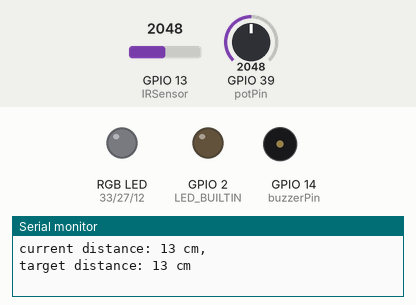
Recording of a sketch running on a simulated ESP32. Shown: an RGB LED mixed from three pins (HIGH = lit), output pins drawn as LEDs (lit = HIGH), buzzer (waves = sounding, pin HIGH), the last lines printed to the serial monitor. The inputs (shaded band) are chosen by the test bench; at power-on: GPIO 13 (IRSensor) = 2048, GPIO 39 (potPin) = 2048. Dim RGB values are drawn brighter than linear.

Above: at 2.8 s.
2.9 s: GPIO 13 (IRSensor) set to 2866
At 3.8 s:
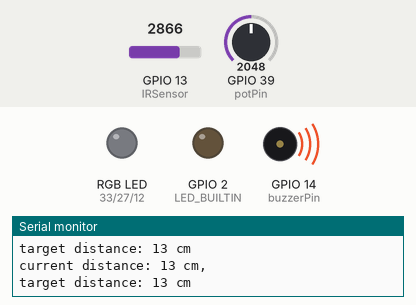
6.5 s: GPIO 39 (potPin) set to 1228
At 9.1 s:
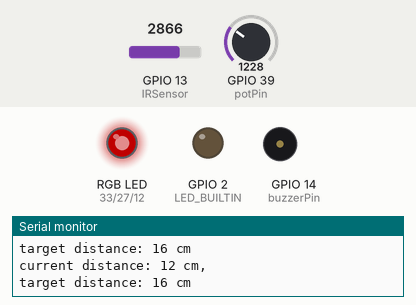
9.5 s: GPIO 13 (IRSensor) set to 4095
At 11.5 s:
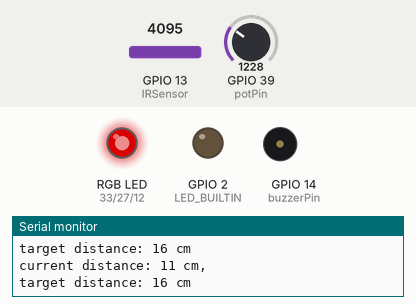
12.5 s: GPIO 13 (IRSensor) set to 491
At 15.0 s:
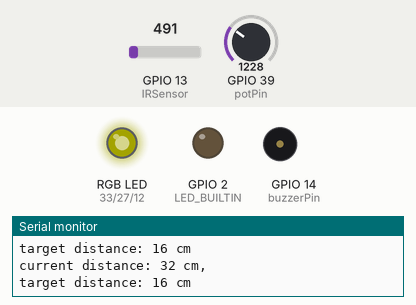
15.5 s: GPIO 39 (potPin) set to 2866
At 17.4 s:
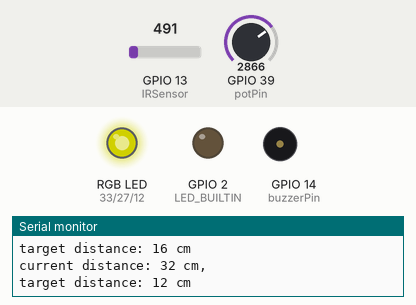
18.5 s: GPIO 39 (potPin) set to 3603
At 20.9 s:
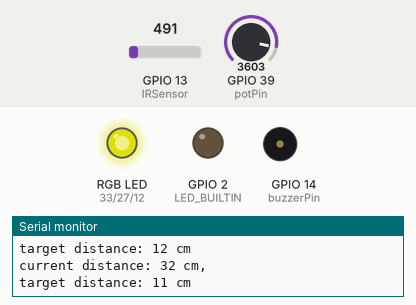
Timing chart, 0 to 22.4 s (numbered marks = the images above; inputs shaded):
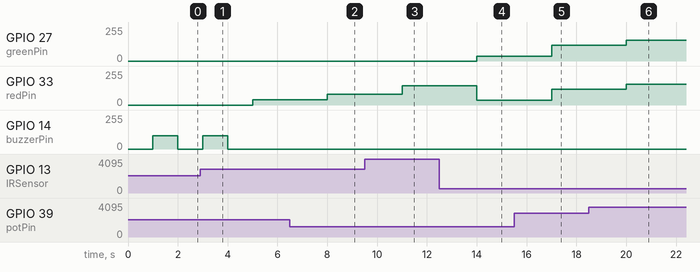

Measured:
- after the input at 2.9 s, GPIO 33 (redPin): 0/255 → 41/255 after 2.1 s; GPIO 14 (buzzerPin): goes on until 4.0 s, then stays 0/255
- after the input at 6.5 s, GPIO 33 (redPin): 41/255 → 82/255 after 1.5 s
- after the input at 9.5 s, GPIO 33 (redPin): 82/255 → 143/255 after 1.5 s
- after the input at 12.5 s, GPIO 27 (greenPin): 0/255 → 36/255 after 1.5 s; GPIO 33 (redPin): 143/255 → 36/255 after 1.5 s
- after the input at 15.5 s, GPIO 27 (greenPin), GPIO 33 (redPin): 36/255 → 119/255 after 1.5 s
- after the input at 18.5 s, GPIO 27 (greenPin), GPIO 33 (redPin): 119/255 → 156/255 after 1.5 s

The sketch:

miniProj3V2.ino
```cpp
#include <analogWrite.h>
const int potPin = A3;
const int buzzerPin = 14;
const int redPin = 33;
const int greenPin = 27;
const int bluePin = 12;
const int IRSensor = 13;

void setup() {
  // put your setup code here, to run once:
  pinMode(LED_BUILTIN, OUTPUT);
  pinMode(buzzerPin, OUTPUT);
  pinMode(redPin, OUTPUT);
  pinMode(greenPin, OUTPUT);
  pinMode(bluePin, OUTPUT);
  pinMode(IRSensor, INPUT);
  Serial.begin(9600);
}

void loop() {
  // put your main code here, to run repeatedly:
  //convert analog to voltage for sensor
  int analogToMvolt = map(analogRead(IRSensor), 0, 4095, 0, 3300);
  //convert mV to V
  int mvoltToVolt = float(analogToMvolt/100);
  //convert V to cm-- add 15 at the end bc we're working at 15 cm +
  int distance = float(70/mvoltToVolt-6)+15;
  //sensor readings: distance increase = lower voltage.
  int potMvolt = map(analogRead(potPin), 0, 4095, 0, 3300);
  int potMvoltToVolt = float(potMvolt/100);
  int target_distance = float(70/potMvoltToVolt-6)+15;
  delay(1000);
  Serial.print("current distance: ");
  Serial.print(distance); Serial.println(" cm, ");
  Serial.print("target distance: "); Serial.print(target_distance); Serial.println(" cm ");
  // Serial.println(target_distance);
  if(distance == target_distance){
    analogWrite(redPin, 0);
    analogWrite(greenPin, 0);
    analogWrite(buzzerPin, 100);
    delay(1000);
    analogWrite(buzzerPin, 0);
  }
  if(distance < target_distance){
    analogWrite(redPin, map(abs(potMvolt-analogToMvolt), 0, 4095, 0, 255));
    analogWrite(greenPin, 0);
  }
  if(distance > target_distance){
    analogWrite(redPin, map(abs(potMvolt-analogToMvolt), 0, 4095, 0, 255));
    analogWrite(greenPin, map(abs(potMvolt-analogToMvolt), 0, 4095, 0, 255));
  }
}
```
